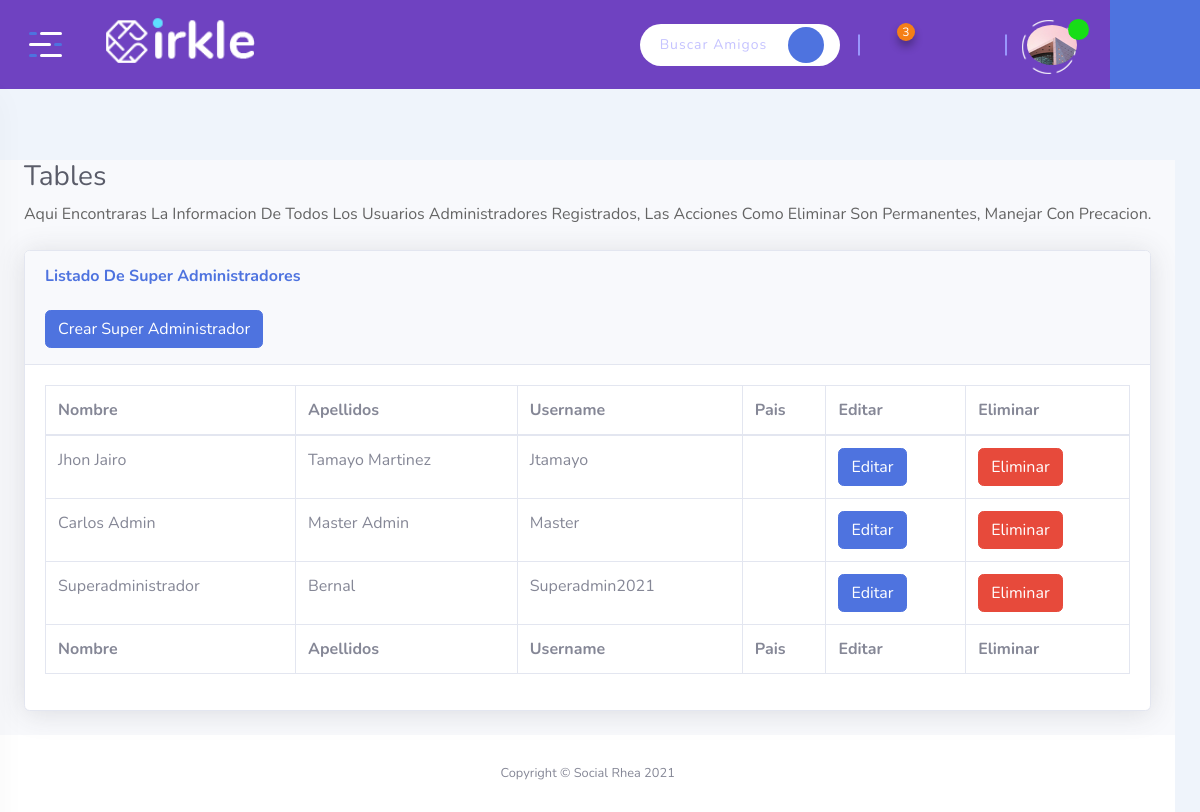
The page /admin/superadmins (signed in) on the database its author committed.
### tables this page shows
CREATE TABLE Usuario (ID_Usuario INTEGER PRIMARY KEY AUTOINCREMENT NOT NULL, Usuario VARCHAR NOT NULL UNIQUE, Contrasena VARCHAR NOT NULL, Rol INT CHECK (Rol = 0 or Rol = 1 or Rol = 2) NOT NULL, Estado INT CHECK (Estado = 0 or Estado = 1) NOT NULL, Nombres VARCHAR NOT NULL, Apellidos VARCHAR NOT NULL, Genero INT CHECK (Genero = 0 or Genero = 1 or Genero = 2) NOT NULL, Email VARCHAR NOT NULL UNIQUE, Ubicacion VARCHAR NOT NULL, Foto VARCHAR, Telefono INT NOT NULL, Fecha_Nacimiento DATE NOT NULL, Estado_Civil INT NOT NULL CHECK (Estado_Civil = 1 or Estado_Civil = 2 or Estado_Civil = 3 or Estado_Civil = 4 or Estado_Civil = 5), Fecha DATE NOT NULL DEFAULT (CURRENT_TIMESTAMP), Privacidad INT NOT NULL CHECK (Privacidad = 1 or Privacidad = 2));

### app.py (the view)
@app.route('/admin/superadmins', methods=['GET', 'POST'])
def admin_superadmins():
  if session['usuario']:
    dbUsuario = db.getUser(session['usuario'])
    admins = db.getAllSuperAdmins()
    return render_template('dashboard-superadmin.html', usuario=dbUsuario, usuarios=admins, rol = dbUsuario["Rol"])

### app.py (called while the page is built)
@app.before_request
def antes_de_cada_peticion():
    ruta = request.path
    if not 'usuario' in session and ruta != "/" and ruta != "/admin-login" and ruta != "/logout" and not ruta.startswith("/static"):
        flash("Inicia sesión para continuar")
        return redirect("/")
    if ruta == "/registro":
      return redirect("/registro")

### db.py (called while the page is built)
def conectar():
    dbname= 'socialrhea.db'
    conn= sqlite3.connect(dbname)
    return conn

def getUser(user):
    conn= conectar()
    try:
      conn.row_factory = sqlite3.Row
      sql = 'SELECT * FROM Usuario WHERE Usuario = ?'
      cursor = conn.execute(sql, (user,))
      resultados = (cursor.fetchone())
      cursor.close()
      conn.close()
      if not resultados:
        return False
      else:
        return resultados
    except Error as e:
      print(f"error in getUser() : {str(e)}"  )

def getAllSuperAdmins():
    conn= conectar()
    conn.row_factory = sqlite3.Row
    try:
      sql = 'SELECT * FROM Usuario WHERE Rol = ?'
      cursor= conn.execute(sql,(0,))
      resultado = (cursor.fetchall())
      if resultado:
        results = [ dict(row) for row in resultado ]
      return results
    except Error as e:
      print(f"error in getPostsFeed() : {str(e)}"  )

### templates/dashboard-superadmin.html (shortened to what this page needs)
{% extends 'dashboard-base.html' %}
{% block contenido %}
<div class="page-content">
  <div id="content-wrapper" class="d-flex flex-column">
      <div class="container-fluid">
        <h1 class="h3 mb-2 text-gray-800">Tables</h1>
        <p class="mb-4">Aqui encontraras la informacion de todos los usuarios administradores registrados, las Acciones como Eliminar son permanentes, manejar con precacion.</p>
        <div class="card shadow mb-4">
            <div class="card-header py-3">
                <h6 class="m-0 font-weight-bold text-primary">Listado de Super Administradores</h6>
                <br>
                <a href="/admin/createsuperadmin" class="btn btn-primary">Crear Super Administrador</a>
            </div>
            <div class="card-body">
                <div class="table-responsive">
                    <table class="table table-bordered" id="dataTable" width="100%" cellspacing="0">
                        <thead>
                            <tr>
                              <th>Nombre</th>
                              <th>Apellidos</th>
                              <th>Username</th>
                              <th>Pais</th>
                              <th>Editar</th>
                              <th>Eliminar</th>
                            </tr>
                        </thead>
                        <tfoot>
                            <tr>
                                <th>Nombre</th>
                                <th>Apellidos</th>
                                <th>Username</th>
                                <th>Pais</th>
                                <th>Editar</th>
                                <th>Eliminar</th>
                            </tr>
                        </tfoot>
                        <tbody>
                        {% for usr in usuarios %}
                            <tr>
                                <td>{{ usr.Nombres }}</td>
                                <td>{{ usr.Apellidos }}</td>
                                <td>{{ usr.Usuario }}</td>
                                <td>{{ usr.Pais }}</td>
                                <td>
                                  <a href="/editarusuario/{{ usr.Usuario }}" class="btn btn-primary">Editar</a>
                                </td>
                                <td>
                                  <a href="/deletesuperadmin/{{ usr.Usuario }}" class="btn btn-danger js-delete">Eliminar</a>
                                </td>
                              </tr>
                        {% endfor %}
                        </tbody>
                    </table>
                </div>
            </div>
        </div>
    </div>
      <footer class="sticky-footer bg-white">
          <div class="container my-auto">
              <div class="copyright text-center my-auto">
                  <span>Copyright &copy; Social Rhea 2021</span>
              </div>
          </div>
      </footer>
  </div>
</div>
{% endblock %}

### templates/dashboard-base.html (shortened to what this page needs)
<!DOCTYPE html>
<html class="no-js" lang="">
<head>
    <link rel="stylesheet" href="{{ url_for('static', filename='css/bootstrap.min.css' ) }}">
    <link rel="stylesheet" href="{{ url_for('static', filename='css/app.css' ) }}">
    <link rel="stylesheet" href="{{ url_for('static', filename='assets/icofont/icofont.min.css' ) }}">
    <link rel="stylesheet" href="{{ url_for('static', filename='css/sb-admin-2.min.css' ) }}">
</head>
<body class="bg-link-water">
    <div id="wrapper" class="wrapper">
        <header class="fixed-header">
            <div class="header-menu">
                <div class="navbar">
                    <div class="nav-item d-none d-sm-block">
                        <div class="header-logo">
                            <a href="/"><img src="{{ url_for('static', filename='assets/img/logo.png')}}" width="190" alt="Social Rhea"></a>
                        </div>
                    </div>
                    <div class="nav-item header-control">
                        <div class="inline-item d-none d-md-block">
                          <form action="" method="POST" class="js-search">
                            <div class="input-group">
                              <input type="text" class="form-control" name="busqueda" placeholder="Buscar Amigos.......">
                              <div class="input-group-append">
                                <input type="submit" class="submit-btn" value="" type="button"><i class="icofont-search"></i></input>
                              </div>
                            </div>
                          </form>
                        </div>
                        <div class="inline-item d-flex align-items-center">
                          <div class="dropdown dropdown-notification">
                            <button class="dropdown-toggle" type="button" data-toggle="dropdown" aria-expanded="false">
                                <i class="icofont-notification"></i><span class="notify-count">3</span>
                            </button>
                        </div>
                        <div class="dropdown dropdown-message">
                          <button class="dropdown-toggle" type="button" data-toggle="dropdown" aria-expanded="false">
                              <i class="icofont-speech-comments"></i>
                          </button>
                      </div>
                            <div class="dropdown dropdown-friend">
                                <button class="dropdown-toggle" type="button" data-toggle="dropdown" aria-expanded="false">
                                    <i class="icofont-users-alt-4"></i>
                                </button>
                            </div>
                        </div>
                        <div class="inline-item">
                            <div class="dropdown dropdown-admin">
                                <a href="/profile/{{ usuario.Usuario }}" class="dropdown-toggle"></button>
                                    <span class="media">
                                        <span class="item-img">
                                            <img src="/static/uploads/imgusuarios/{{ usuario.Foto }}" width="50" height="50" alt="{{ usuario.Nombre }}">
                                            <span class="acc-verified"><i class="icofont-check"></i></span>
                                        </span>
                                    </span>
                                  </a>
                            </div>
                        </div>
                    </div>
                </div>
            </div>
        </header>
        <div class="fixed-sidebar">
            <div class="fixed-sidebar-left small-sidebar">
                <div class="sidebar-toggle">
                    <button class="toggle-btn toggler-open">
                        <span></span>
                        <span></span>
                        <span></span>
                    </button>
                </div>
            </div>
        </div>
        <div class="fixed-sidebar right">
            <div class="fixed-sidebar-right small-sidebar">
                <div class="sidebar-toggle" id="chat-head-toggle">
                    <button class="chat-icon">
                        <i class="icofont-speech-comments"></i>
                    </button>
                </div>
            </div>
        </div>
        {% block contenido %}
        {% endblock %}
  </div>
</body>
</html>

### rows shown on the page
Usuario: Foto (picture)
Usuario: Nombres "Jhon Jairo", Apellidos "Tamayo Martinez", Usuario "Jtamayo"
Usuario: Nombres "Carlos Admin", Apellidos "Master Admin", Usuario "Master"
Usuario: Nombres "Superadministrador", Apellidos "Bernal", Usuario "Superadmin2021"
